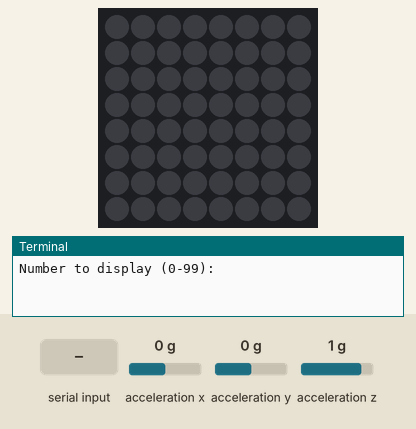
The program below on a simulated Raspberry Pi (BCM pin numbers) with a Sense HAT. Shown: the Sense HAT's 8×8 RGB LED matrix, the last lines printed to the terminal. The test bench sets the inputs (shaded band); at power-on: acceleration x 0 g, acceleration y 0 g, acceleration z 1 g. Dim RGB values are drawn brighter than linear.

Above: at 1.2 s.
1.3 s: "1" typed at the terminal, then Enter
At 1.9 s:
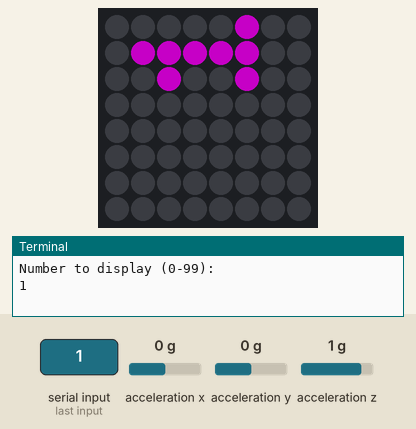
2.8 s: "90" typed at the terminal, then Enter
At 3.8 s:
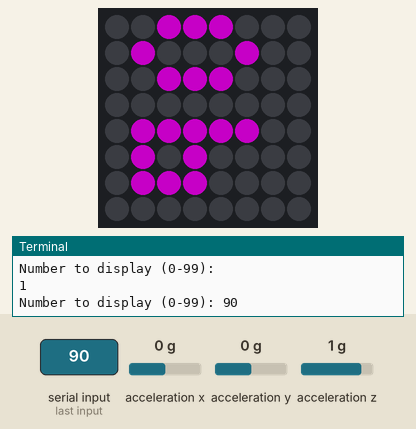
4.8 s: "200" typed at the terminal, then Enter
At 6.8 s:
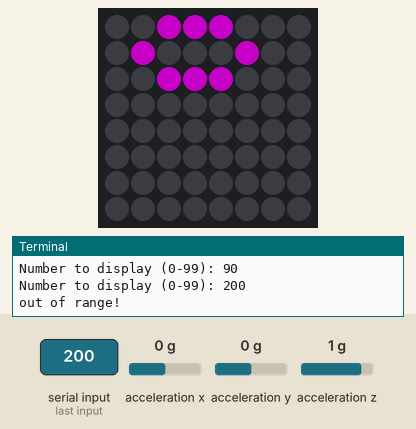
Timing chart, 0 to 8.3 s (numbered marks = the images above; inputs shaded):
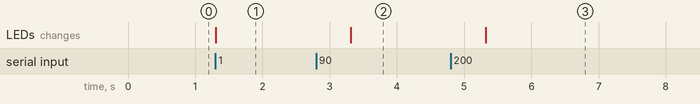

Measured:
- after the input at 1.3 s, the LEDs: change at once (image 1)
- after the input at 2.8 s, the LEDs: change after 0.52 s (image 2)
- after the input at 4.8 s, the LEDs: change after 0.52 s (image 3)

The program:

shownum.py
```python
#!/usr/bin/python3
# This is a slightly modified version of this script:
# credits: http://yaab-arduino.blogspot.com/2016/08/display-two-digits-numbers-on-raspberry.html

from sense_hat import SenseHat

OFFSET_LEFT = 1
OFFSET_TOP = 1

NUMS =[0,1,0,1,0,1,1,0,1,1,0,1,0,1,0,  # 0
       0,1,0,1,1,0,0,1,0,0,1,0,1,1,1,  # 1
       1,1,1,0,0,1,0,1,0,1,0,0,1,1,1,  # 2
       1,1,1,0,0,1,1,1,1,0,0,1,1,1,1,  # 3
       1,0,0,1,0,1,1,1,1,0,0,1,0,0,1,  # 4
       1,1,1,1,0,0,1,1,1,0,0,1,1,1,1,  # 5
       1,1,1,1,0,0,1,1,1,1,0,1,1,1,1,  # 6
       1,1,1,0,0,1,0,1,0,1,0,0,1,0,0,  # 7
       1,1,1,1,0,1,1,1,1,1,0,1,1,1,1,  # 8
       1,1,1,1,0,1,1,1,1,0,0,1,0,0,1]  # 9

# Displays a single digit (0-9)
def show_digit(val, xd, yd, r, g, b, sense):
  offset = val * 15
  for p in range(offset, offset + 15):
    xt = p % 3
    yt = (p-offset) // 3
    sense.set_pixel(xt+xd, yt+yd, r*NUMS[p], g*NUMS[p], b*NUMS[p])

# Displays a two-digits positive number (0-99)
def show_number(val, r, g, b, sense):
  abs_val = abs(val)
  tens = abs_val // 10
  units = abs_val % 10
  if (abs_val > 9): show_digit(tens, OFFSET_LEFT, OFFSET_TOP, r, g, b, sense)
  show_digit(units, OFFSET_LEFT+4, OFFSET_TOP, r, g, b, sense)


if __name__ == '__main__':
    # just a tiny tesing setup :)

    import time
    from accelerometer import auto_orient
    sense = SenseHat()

    while True:
        i = input("Number to display (0-99): ")
        try:
            i = int(i)
        except:
            print("Not a number, try again")
            i = 0

        if i > 99 or i < 0:
            print("out of range!")
            i = 0
        sense.clear()
        show_number(i, 100, 0, 100, sense)
        auto_orient(sense)
        time.sleep(2)
        i += 1
```

accelerometer.py
```python
#!/usr/bin/python3
from sense_hat import SenseHat

def auto_orient(sense):
    # auto orients the led-screen based on the accelerometer in the SenseHat
    acceleration = sense.get_accelerometer_raw()
    x = acceleration['x']
    y = acceleration['y']
    z = acceleration['z']

    x = round(x, 0)
    y = round(y, 0)
    z = round(z, 0)

    if x  == -1:
        sense.set_rotation(90)
    elif y == 1:
        sense.set_rotation(0)
    elif y == -1:
        sense.set_rotation(180)
    else:
        sense.set_rotation(270)


if __name__ == '__main__':
    sense = SenseHat()
    sense.show_letter("A")
    while True:
        auto_orient(sense)
```
